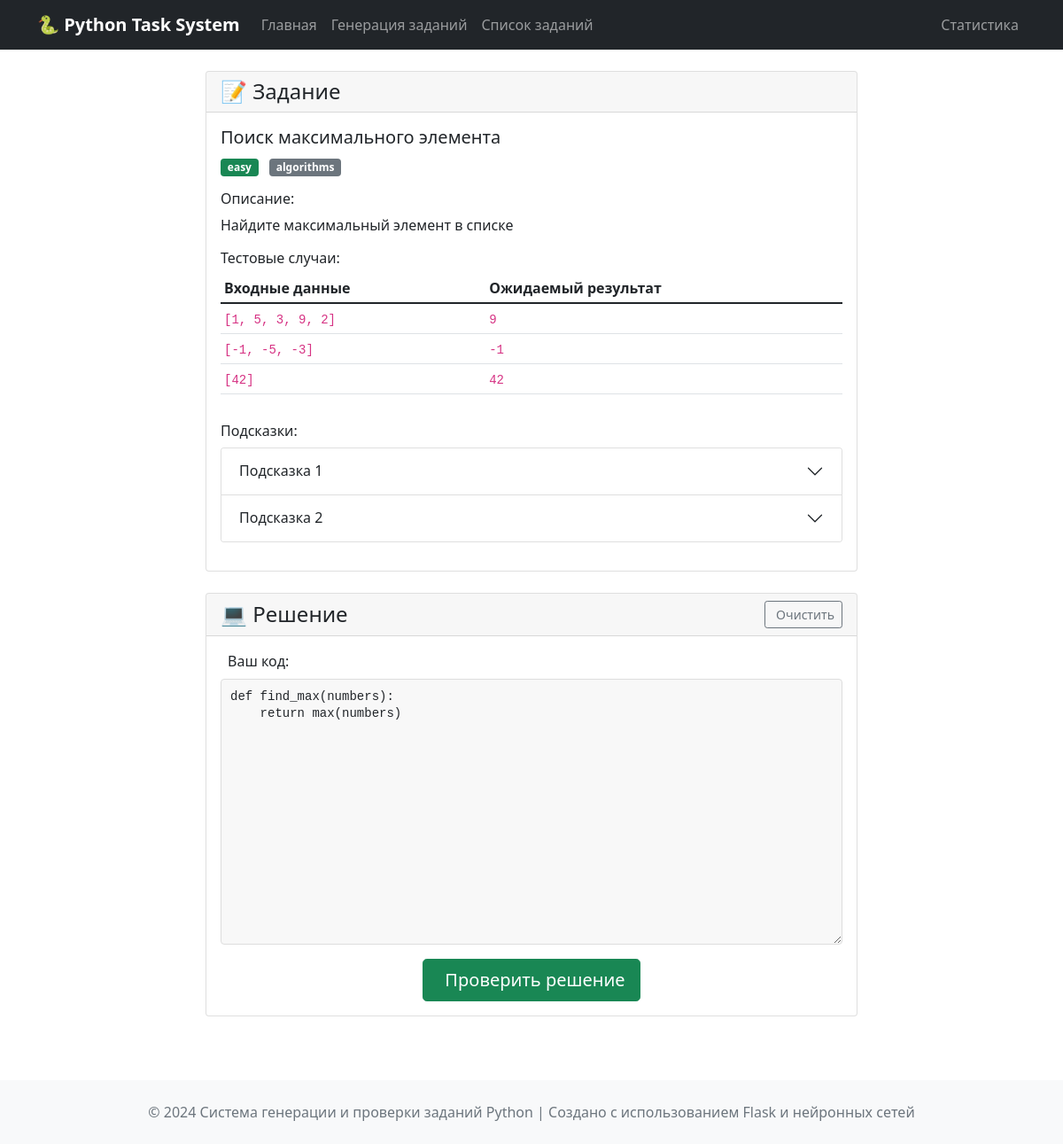
Screenshot of /solve/algorithms_find_max_5351 with the database file from the repository.
### tables this page shows
CREATE TABLE tasks (
                    id TEXT PRIMARY KEY,
                    title TEXT NOT NULL,
                    description TEXT NOT NULL,
                    difficulty TEXT NOT NULL,
                    category TEXT NOT NULL,
                    test_cases TEXT NOT NULL,
                    expected_output TEXT,
                    hints TEXT NOT NULL,
                    solution_template TEXT NOT NULL,
                    created_at TIMESTAMP DEFAULT CURRENT_TIMESTAMP
                );

### app/routes.py (the view)
@bp.route('/solve/<task_id>')
def solve_task(task_id):
    task = db_manager.get_task(task_id)
    if not task:
        return redirect(url_for('main.index'))
    return render_template('solve.html', task=task)

### app/templates/solve.html (shortened to what this page needs)
{% extends "base.html" %}
{% block content %}
<div class="row">
    <div class="col-lg-8 mx-auto">
        <div class="card mb-4">
            <div class="card-header">
                <h4 class="mb-0">📝 Задание</h4>
            </div>
            <div class="card-body">
                <div class="mb-3">
                    <h5>{{ task.title }}</h5>
                    <span class="badge bg-{{ 'success' if task.difficulty == 'easy' else 'warning' if task.difficulty == 'medium' else 'danger' }}">
                        {{ task.difficulty }}
                    </span>
                    <span class="badge bg-secondary ms-2">{{ task.category }}</span>
                </div>
                <div class="mb-3">
                    <h6>Описание:</h6>
                    <p>{{ task.description }}</p>
                </div>
                <div class="mb-3">
                    <h6>Тестовые случаи:</h6>
                    <div class="table-responsive">
                        <table class="table table-sm">
                            <thead>
                                <tr>
                                    <th>Входные данные</th>
                                    <th>Ожидаемый результат</th>
                                </tr>
                            </thead>
                            <tbody>
                                {% for test in task.test_cases %}
                                <tr>
                                    <td><code>{{ test.input }}</code></td>
                                    <td><code>{{ test.expected }}</code></td>
                                </tr>
                                {% endfor %}
                            </tbody>
                        </table>
                    </div>
                </div>
                <div class="mb-3">
                    <h6>Подсказки:</h6>
                    <div class="accordion" id="hintsAccordion">
                        {% for hint in task.hints %}
                        <div class="accordion-item">
                            <h2 class="accordion-header" id="hint{{ loop.index }}">
                                <button class="accordion-button collapsed" type="button" data-bs-toggle="collapse" data-bs-target="#collapse{{ loop.index }}">
                                    Подсказка {{ loop.index }}
                                </button>
                            </h2>
                        </div>
                        {% endfor %}
                    </div>
                </div>
            </div>
        </div>
        <div class="card mb-4">
            <div class="card-header d-flex justify-content-between align-items-center">
                <h4 class="mb-0">💻 Решение</h4>
                <button type="button" class="btn btn-outline-secondary btn-sm" onclick="clearCode()">
                    Очистить
                </button>
            </div>
            <div class="card-body">
                <div class="mb-3">
                    <label for="codeEditor" class="form-label">
                        Ваш код:
                    </label>
                    <textarea id="codeEditor" name="code" class="form-control code-textarea" style="height: 300px;">{{ task.solution_template|e }}</textarea>
                </div>
                <div class="text-center">
                    <button type="button" class="btn btn-success btn-lg" id="checkButton" onclick="checkSolution()">
                        Проверить решение
                    </button>
                </div>
            </div>
        </div>
    </div>
</div>
{% endblock %}

### app/templates/base.html (style rules this page uses)
.code-textarea { font-family: 'Consolas', 'Monaco', 'Courier New', monospace !important; font-size: 14px !important; line-height: 1.4 !important; background: #f8f8f8 !important; border: 1px solid #ddd !important; border-radius: 4px !important; padding: 10px !important; resize: vertical !important; }

### rows the page displays
tasks: title "Поиск максимального элемента", difficulty "easy", category "algorithms", description "Найдите максимальный элемент в списке", code "def find_max(numbers): return max(numbers)"

### other values shown
{{ test.input }} "[1, 5, 3, 9, 2]" "[-1, -5, -3]" "[42]"
{{ test.expected }} "9" "-1" "42"
